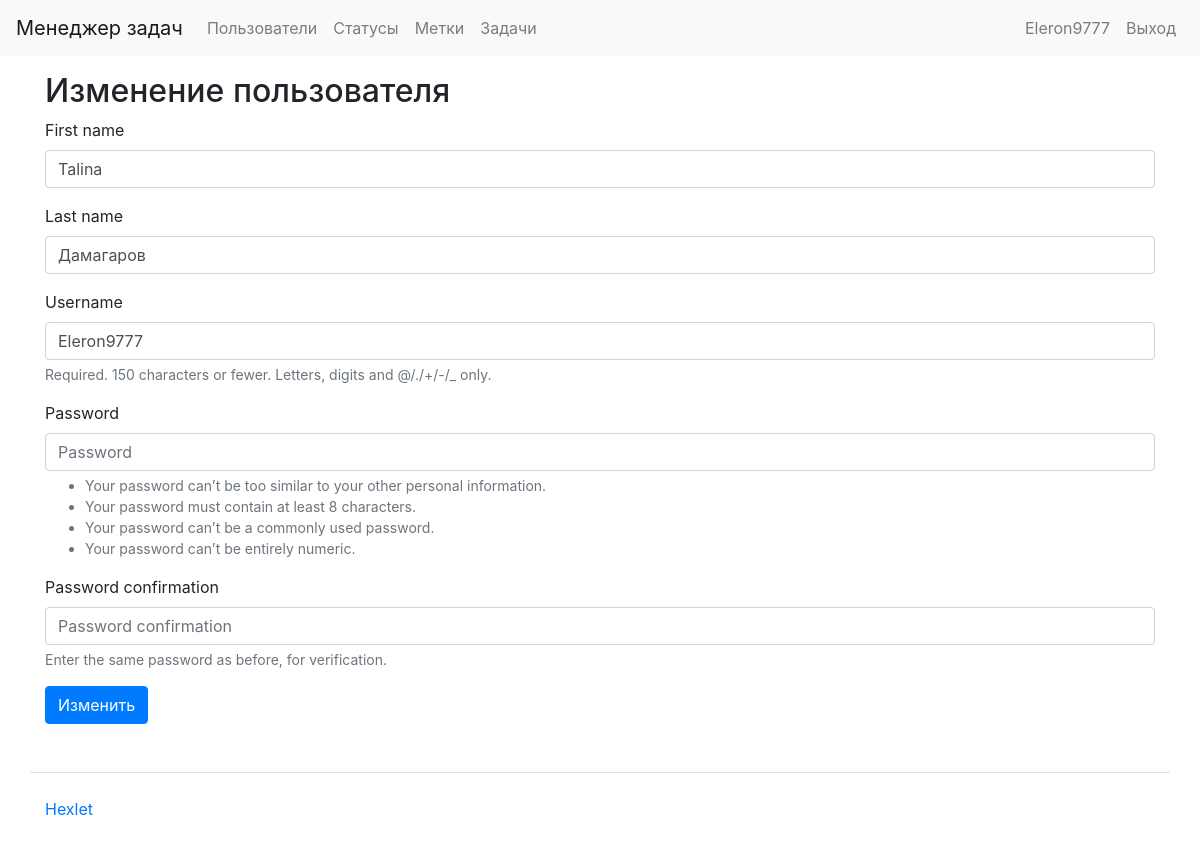
The app's page /users/1/update/ (signed in) with its own data.
### task_manager/users/models.py (models this page shows)
class User(AbstractUser):
    def get_absolute_url(self):
        return reverse('users:user_list')
    def __str__(self):
        return self.get_full_name()

### task_manager/users/views.py (the view)
# urls.py: path('<int:pk>/update/', views.UserUpdateFormView.as_view(), name='edit_user'),
class UserUpdateFormView(SuccessMessageMixin, LoginRequiredMixin, UserPermissionMixin, UpdateView):
    template_name = 'users/edit_user.html'
    model = get_user_model()
    form_class = UserEditForm
    success_message = 'Пользователь успешно изменен'
    permission_url = reverse_lazy('users:user_list')
    permission_message = 'У вас нет прав для изменения другого пользователя.'
    def get_context_data(self, **kwargs):
        context = super().get_context_data(**kwargs)
        context['user_form'] = self.get_form()
        return context

### task_manager/users/forms.py (shortened to what this page needs)
class UserEditForm(UserCreationForm):
    class Meta:
        model = get_user_model()
        fields = (
        'first_name', 'last_name', 'username', 'password1', 'password2')

### task_manager/users/mixins.py (called while the page is built)
    def dispatch(self, request, *args, **kwargs):
        self.object = self.get_object()
        if self.object != request.user:
            messages.error(request, self.permission_message)
            return redirect(self.permission_url)
        return super().dispatch(request, *args, **kwargs)

### task_manager/templates/users/edit_user.html (shortened to what this page needs)
{% extends 'base.html' %}
{% load i18n %}
{% load crispy_forms_tags %}
{% load bootstrap4 %}
{% block content %}
  <h2>{% trans "Modify User" %}</h2>
  <form method="post">
        {% bootstrap_form form %}
    <button type="submit" class="btn btn-primary">{% trans "Edit" %}</button>
  </form>
{% endblock %}

### task_manager/templates/header.html (shortened to what this page needs)
{% load i18n %}
<nav class="navbar navbar-expand-lg navbar-light bg-light mb-3">
  <a class="navbar-brand" href="/">{% block navbar_brand %}{% trans "Task Manager" %}{% endblock %}</a>
  <div class="collapse navbar-collapse" id="navbarToggleExternalContent">
    <ul class="navbar-nav mr-auto">
      <li class="nav-item">
        <a class="nav-link" href="/users/">{% block navlink1 %}{% trans "Users" %}{% endblock %}</a>
      </li>
      {% if user.is_authenticated %}
        <li class="nav-item">
          <a class="nav-link" href="/statuses/">{% trans "Statuses" %}</a>
        </li>
        <li class="nav-item">
          <a class="nav-link" href="/labels/">{% trans "Labels" %}</a>
        </li>
        <li class="nav-item">
          <a class="nav-link" href="/tasks/">{% trans "Tasks" %}</a>
        </li>
      {% endif %}
    </ul>
    <ul class="navbar-nav">
      {% if user.is_authenticated %}
        <li class="nav-item">
          <span class="navbar-text mr-2">{{ user.username }}</span>
        </li>
        <li class="nav-item">
          <a class="nav-link" href="{% url 'logout' %}">{% trans "Logout" %}</a>
        </li>
      {% endif %}
    </ul>
  </div>
</nav>

### records on screen
User: username "Eleron9777", first_name "Talina", last_name "Дамагаров"
